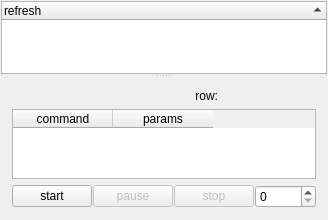
<?xml version="1.0" encoding="UTF-8"?>
<ui version="4.0">
 <class>ScriptFormClass</class>
 <widget class="QWidget" name="ScriptFormClass">
  <property name="geometry">
   <rect>
    <x>0</x>
    <y>0</y>
    <width>285</width>
    <height>220</height>
   </rect>
  </property>
  <property name="windowTitle">
   <string>ScriptForm</string>
  </property>
  <property name="styleSheet">
   <string notr="true"/>
  </property>
  <layout class="QGridLayout" name="gridLayout">
   <property name="leftMargin">
    <number>1</number>
   </property>
   <property name="topMargin">
    <number>1</number>
   </property>
   <property name="rightMargin">
    <number>1</number>
   </property>
   <property name="bottomMargin">
    <number>1</number>
   </property>
   <property name="spacing">
    <number>1</number>
   </property>
   <item row="0" column="0">
    <widget class="QSplitter" name="splitter">
     <property name="orientation">
      <enum>Qt::Vertical</enum>
     </property>
     <widget class="QTreeWidget" name="treeWidget_script">
      <property name="editTriggers">
       <set>QAbstractItemView::NoEditTriggers</set>
      </property>
      <property name="sortingEnabled">
       <bool>true</bool>
      </property>
      <column>
       <property name="text">
        <string>refresh</string>
       </property>
      </column>
     </widget>
     <widget class="QWidget" name="layoutWidget">
      <layout class="QVBoxLayout" name="verticalLayout">
       <item>
        <layout class="QHBoxLayout" name="horizontalLayout">
         <property name="spacing">
          <number>1</number>
         </property>
         <item>
          <widget class="QLabel" name="label_path">
           <property name="minimumSize">
            <size>
             <width>180</width>
             <height>0</height>
            </size>
           </property>
           <property name="maximumSize">
            <size>
             <width>180</width>
             <height>16777215</height>
            </size>
           </property>
           <property name="text">
            <string/>
           </property>
          </widget>
         </item>
         <item>
          <widget class="QLabel" name="label_script_row">
           <property name="maximumSize">
            <size>
             <width>25</width>
             <height>16777215</height>
            </size>
           </property>
           <property name="text">
            <string>row:</string>
           </property>
           <property name="alignment">
            <set>Qt::AlignRight|Qt::AlignTrailing|Qt::AlignVCenter</set>
           </property>
          </widget>
         </item>
         <item>
          <widget class="FastLabel" name="label_row" native="true">
           <property name="minimumSize">
            <size>
             <width>30</width>
             <height>0</height>
            </size>
           </property>
          </widget>
         </item>
        </layout>
       </item>
       <item>
        <widget class="QTableWidget" name="tableWidget_script">
         <property name="editTriggers">
          <set>QAbstractItemView::NoEditTriggers</set>
         </property>
         <column>
          <property name="text">
           <string>command</string>
          </property>
         </column>
         <column>
          <property name="text">
           <string>params</string>
          </property>
         </column>
        </widget>
       </item>
       <item>
        <layout class="QHBoxLayout" name="horizontalLayout_script2">
         <property name="spacing">
          <number>1</number>
         </property>
         <item>
          <widget class="PushButton" name="pushButton_script_start">
           <property name="text">
            <string>start</string>
           </property>
          </widget>
         </item>
         <item>
          <widget class="PushButton" name="pushButton_script_pause">
           <property name="enabled">
            <bool>false</bool>
           </property>
           <property name="text">
            <string>pause</string>
           </property>
          </widget>
         </item>
         <item>
          <widget class="PushButton" name="pushButton_script_stop">
           <property name="enabled">
            <bool>false</bool>
           </property>
           <property name="text">
            <string>stop</string>
           </property>
          </widget>
         </item>
         <item>
          <widget class="QSpinBox" name="spinBox_speed">
           <property name="maximum">
            <number>10000</number>
           </property>
           <property name="stepType">
            <enum>QAbstractSpinBox::AdaptiveDecimalStepType</enum>
           </property>
          </widget>
         </item>
        </layout>
       </item>
      </layout>
     </widget>
    </widget>
   </item>
  </layout>
 </widget>
 <layoutdefault spacing="6" margin="11"/>
 <customwidgets>
  <customwidget>
   <class>PushButton</class>
   <extends>QPushButton</extends>
   <header location="global">pushbutton.h</header>
  </customwidget>
  <customwidget>
   <class>FastLabel</class>
   <extends>QWidget</extends>
   <header location="global">fastlabel.h</header>
   <container>1</container>
  </customwidget>
 </customwidgets>
 <resources/>
 <connections/>
</ui>
